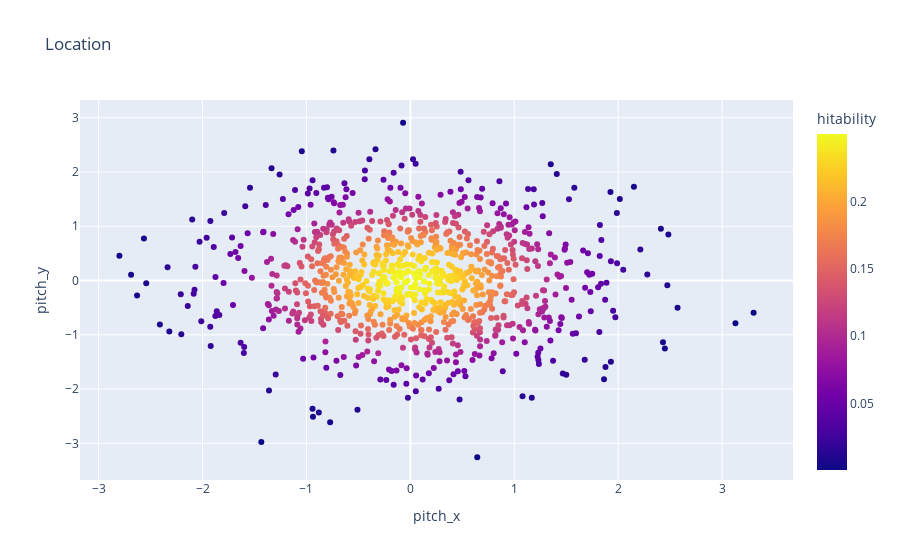

This figure's notebook cell:
### Code cell
pitch_data.show_scatter("pitch_x", "pitch_y", "Location", color='hitability')

### Figure 1 — Plotly figure (JSON) as saved in the notebook; plotly's stock layout.template omitted (floating-point values rounded to 4 significant figures; data arrays with more than 128 entries replaced by an {"elided": "..."} marker saying what was removed)
{"data": [{"hovertemplate": "pitch_x=%{x}<br>pitch_y=%{y}<br>hitability=%{marker.color}<extra></extra>", "legendgroup": "", "marker": {"color": {"elided": "1000 float values"}, "coloraxis": "coloraxis", "symbol": "circle"}, "mode": "markers", "name": "", "orientation": "v", "showlegend": false, "type": "scatter", "x": {"elided": "1000 float values"}, "xaxis": "x", "y": {"elided": "1000 float values"}, "yaxis": "y"}], "layout": {"coloraxis": {"colorbar": {"title": {"text": "hitability"}}, "colorscale": [[0, "#0d0887"], [0.1111, "#46039f"], [0.2222, "#7201a8"], [0.3333, "#9c179e"], [0.4444, "#bd3786"], [0.5556, "#d8576b"], [0.6667, "#ed7953"], [0.7778, "#fb9f3a"], [0.8889, "#fdca26"], [1, "#f0f921"]]}, "legend": {"tracegroupgap": 0}, "title": {"text": "Location"}, "xaxis": {"anchor": "y", "domain": [0, 1], "title": {"text": "pitch_x"}}, "yaxis": {"anchor": "x", "domain": [0, 1], "title": {"text": "pitch_y"}}}}
